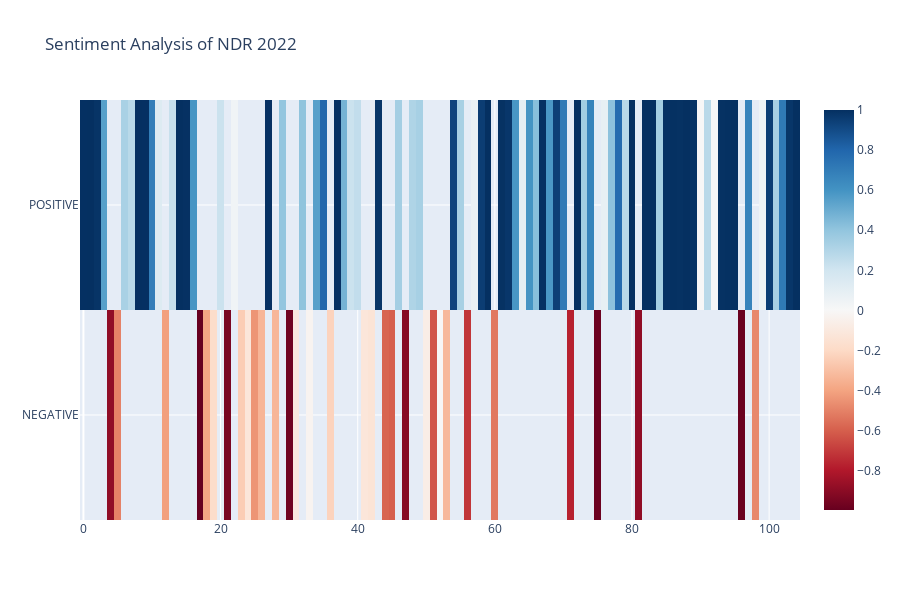

Here is the notebook cell this chart was saved with:
### Code cell
fig = go.Figure(
    data=go.Heatmap(
        z=df_hf["HF_Score"],
        x=df_hf.index,
        y=df_hf["HF_Label"],
        colorscale=px.colors.sequential.RdBu,
    )
)

fig.update_layout(
    title=go.layout.Title(
        text="Sentiment Analysis of NDR 2022"
    ),
    autosize=False,
    width=900,
    height=600,
)

fig.update_layout(yaxis_autorange = "reversed")

fig.show()

### Figure 1 — Plotly figure (JSON) as saved in the notebook; plotly's stock layout.template omitted (floating-point values rounded to 4 significant figures)
{"data": [{"colorscale": [[0, "rgb(103,0,31)"], [0.1, "rgb(178,24,43)"], [0.2, "rgb(214,96,77)"], [0.3, "rgb(244,165,130)"], [0.4, "rgb(253,219,199)"], [0.5, "rgb(247,247,247)"], [0.6, "rgb(209,229,240)"], [0.7, "rgb(146,197,222)"], [0.8, "rgb(67,147,195)"], [0.9, "rgb(33,102,172)"], [1, "rgb(5,48,97)"]], "type": "heatmap", "x": [0, 1, 2, 3, 4, 5, 6, 7, 8, 9, 10, 11, 12, 13, 14, 15, 16, 17, 18, 19, 20, 21, 22, 23, 24, 25, 26, 27, 28, 29, 30, 31, 32, 33, 34, 35, 36, 37, 38, 39, 40, 41, 42, 43, 44, 45, 46, 47, 48, 49, 50, 51, 52, 53, 54, 55, 56, 57, 58, 59, 60, 61, 62, 63, 64, 65, 66, 67, 68, 69, 70, 71, 72, 73, 74, 75, 76, 77, 78, 79, 80, 81, 82, 83, 84, 85, 86, 87, 88, 89, 90, 91, 92, 93, 94, 95, 96, 97, 98, 99, 100, 101, 102, 103, 104], "y": ["POSITIVE", "POSITIVE", "POSITIVE", "POSITIVE", "NEGATIVE", "NEGATIVE", "POSITIVE", "POSITIVE", "POSITIVE", "POSITIVE", "POSITIVE", "POSITIVE", "NEGATIVE", "POSITIVE", "POSITIVE", "POSITIVE", "POSITIVE", "NEGATIVE", "NEGATIVE", "NEGATIVE", "POSITIVE", "NEGATIVE", "POSITIVE", "NEGATIVE", "NEGATIVE", "NEGATIVE", "NEGATIVE", "POSITIVE", "NEGATIVE", "POSITIVE", "NEGATIVE", "NEGATIVE", "POSITIVE", "NEGATIVE", "POSITIVE", "POSITIVE", "NEGATIVE", "POSITIVE", "POSITIVE", "POSITIVE", "POSITIVE", "NEGATIVE", "NEGATIVE", "POSITIVE", "NEGATIVE", "NEGATIVE", "POSITIVE", "NEGATIVE", "POSITIVE", "POSITIVE", "NEGATIVE", "NEGATIVE", "NEGATIVE", "NEGATIVE", "POSITIVE", "POSITIVE", "NEGATIVE", "POSITIVE", "POSITIVE", "POSITIVE", "NEGATIVE", "POSITIVE", "POSITIVE", "POSITIVE", "POSITIVE", "POSITIVE", "POSITIVE", "POSITIVE", "POSITIVE", "POSITIVE", "POSITIVE", "NEGATIVE", "POSITIVE", "POSITIVE", "POSITIVE", "NEGATIVE", "POSITIVE", "POSITIVE", "POSITIVE", "POSITIVE", "POSITIVE", "NEGATIVE", "POSITIVE", "POSITIVE", "POSITIVE", "POSITIVE", "POSITIVE", "POSITIVE", "POSITIVE", "POSITIVE", "POSITIVE", "POSITIVE", "POSITIVE", "POSITIVE", "POSITIVE", "POSITIVE", "NEGATIVE", "POSITIVE", "NEGATIVE", "POSITIVE", "POSITIVE", "POSITIVE", "POSITIVE", "POSITIVE", "POSITIVE"], "z": [0.9981, 0.9999, 0.9857, 0.5504, -0.8855, -0.4984, 0.3282, 0.2784, 0.9995, 0.9984, 0.6951, 0.1367, -0.4109, 0.2348, 0.999, 0.9949, 0.5913, -0.9953, -0.3919, -0.1795, 0.2215, -0.9474, 0.04046, -0.2498, -0.1186, -0.4442, -0.3374, 0.9954, -0.3332, 0.3952, -0.9707, -0.1019, 0.4058, -0.02478, 0.5501, 0.7969, -0.2262, 0.9952, 0.4735, 0.2195, 0.2503, -0.1162, -0.135, 0.9785, -0.5823, -0.5983, 0.3455, -0.9095, 0.3108, 0.335, -0.06963, -0.6254, -0.004813, -0.3281, 0.9256, 0.3313, -0.7126, 0.06782, 0.9525, 0.9997, -0.5254, 0.9941, 0.977, 0.5886, 0.1053, 0.5977, 0.426, 0.995, 0.5803, 0.9435, 0.7131, -0.7706, 0.9996, 0.3521, 0.6706, -0.9821, 0.07848, 0.4123, 0.7734, 0.2771, 0.9997, -0.8861, 0.9994, 0.9996, 0.3417, 0.9913, 0.9964, 0.9934, 0.9989, 0.9901, 0.001801, 0.2778, 0.01397, 0.9943, 0.9976, 0.9989, -0.9885, 0.6659, -0.4794, 0.0494, 0.9499, 0.3312, 0.7114, 0.9779, 0.9999]}], "layout": {"autosize": false, "height": 600, "title": {"text": "Sentiment Analysis of NDR 2022"}, "width": 900, "yaxis": {"autorange": "reversed"}}}
